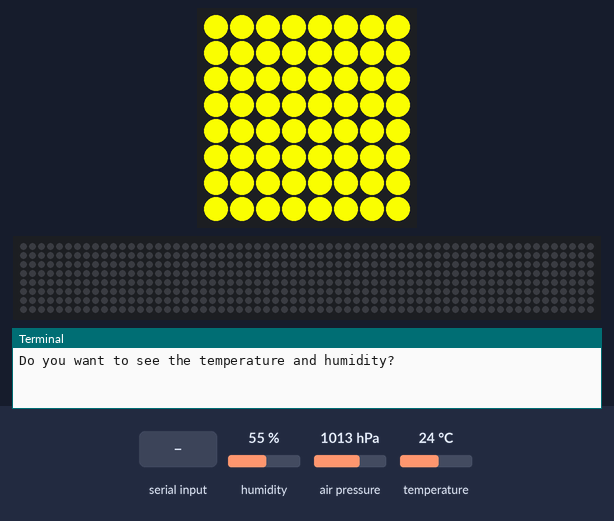
A program run on a simulated Raspberry Pi (BCM pin numbers) with a Sense HAT. On the bench: the Sense HAT's 8×8 RGB LED matrix, a strip that is not on the board, showing the scrolling text unrolled, the last lines printed to the terminal. The test bench sets the inputs (shaded band); at power-on: humidity 55 %, air pressure 1013 hPa, temperature 24 °C. The 64×8 strip is a reading aid, not a part: it shows the text the matrix is scrolling, unrolled, one strip-width of it at a time.

Above: at 15.4 s.
15.5 s: "y" typed at the terminal, then Enter
At 15.65 s:
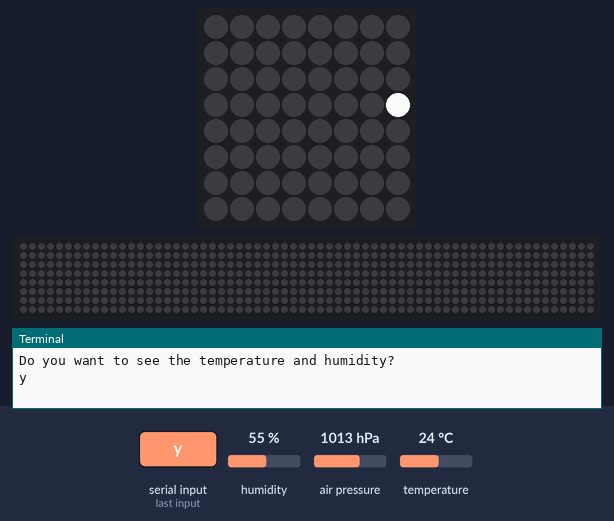
At 16.15 s:
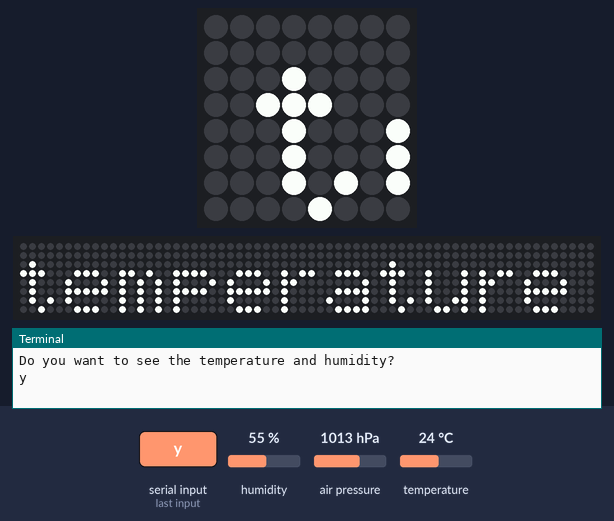

Measured:
- after the input at 15.5 s, the LEDs: first change at once (image 1 shows a later state)

The program:

boolean_operators__2_.py
```python
#boolean_operators.py
from sense_hat import SenseHat
from time import sleep

def main():
    sense = SenseHat()
    sleep(5)
    t = sense.get_temperature()
    h = sense.get_humidity()
    p = sense.get_pressure()

    t = round(t,2)
    h = round(h,2)
    p = round(p,2)

    if (p < 950) and (t > 30):
        sense.show_message("Hot with a storm warning",0.05)

    if not (p >= 950):
        sense.show_message("Storm warning",text_colour=[0,0,255],
                           scroll_speed=0.05)
    if (t > 20) and (h >= 40):
        sense.show_message("It is hot and humid",0.08,[255,0,0],
                           [255,255,0])
        answer = input("Do you want to see the " + \
                       "temperature and humidity? ").lower()
        if answer == "y":
            sense.show_message("temperature = {0:2f}C humidity = {1:.2f}%".
                               format(t,h))
        else:
            sense.show_message("Maybe you want to see the pressure {0:.0f}".
                               format(p))
    if t > 20:
        if h >= 40:
            sense.show_message("It is hot and humid",0.08,[255,0,0],
                           [255,255,0])
            answer = input("Do you want to see the " + \
                           "temperature and humidity? ").lower()
            if answer == "y":
                sense.show_message("temperature = {0:2f}C humidity = {1:.2f}%".
                               format(t,h))
            else:
                sense.show_message("Maybe you want to see the pressure {0:.0f}".
                               format(p))
        else:
            sense.show_message("It is hot and dry",0.08,[255,0,0],
                     [0,0,0])
    else: # t <= 20
        if h >= 40:
            sense.show_message("It is cool and humid",0.08,[0,0,255],
                    [0,255,0])
        else:
            sense.show_message("It is cool and dry",0.08,[0,0,255],
                    [0,0,0])
    sense.clear()
main()
```
